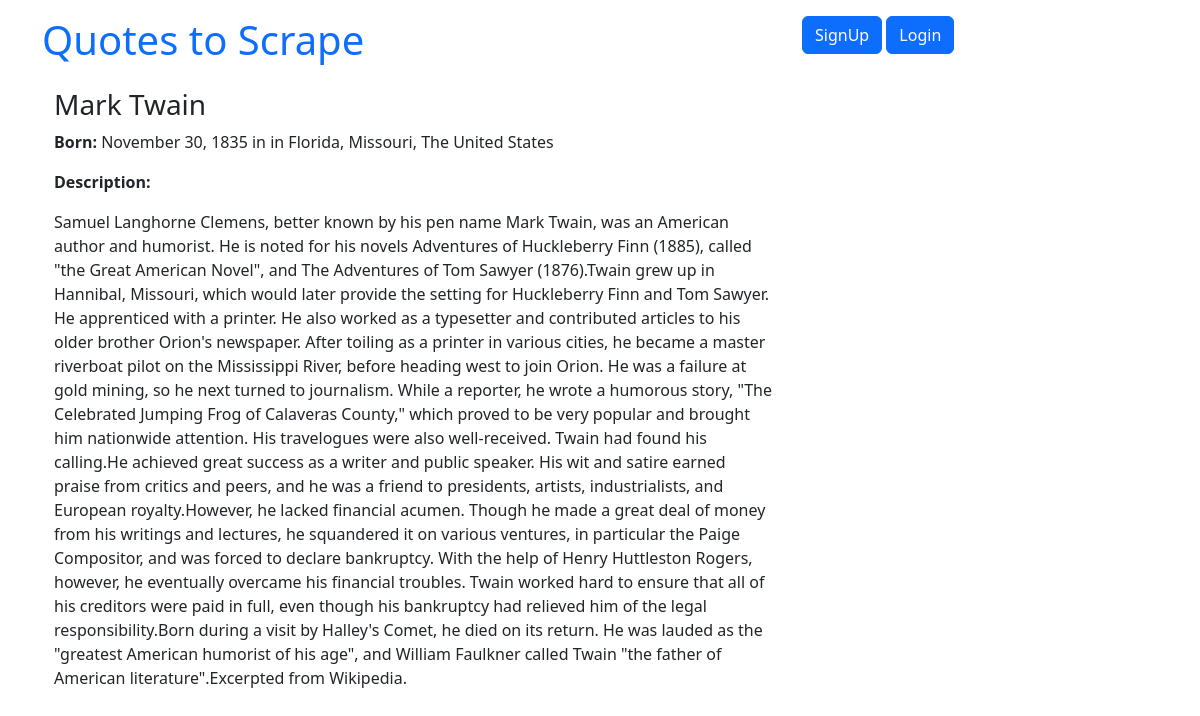
Screenshot of /quotes/11/ with the database file from the repository.
### quotes/models.py (models this page shows, shortened)
class Author(models.Model):
    fullname = models.CharField(max_length=50, unique=True)
    born_date = models.CharField(max_length=50)
    born_location = models.CharField(max_length=150)
    description = models.TextField()
    created_at = models.DateTimeField(auto_now_add=True)

### quotes/views.py (the view)
# urls.py: path('quotes/<int:author_id>/', views.author_page, name='author_page'),
def author_page(request, author_id):
    author = Author.objects.get(id=author_id)
    return render(request, 'author/author_page.html', {'author': author})

### quotes/templates/author/author_page.html
{% extends 'quotes/../quotes/../quotes/base.html' %}
{% block content %}
    <div class="container">
        <div class="row header-box">
            <div class="col-md-8">
                <div class="author-details">
                    <h3 class="author-title">{{ author.fullname }}</h3>
                    <p><strong>Born:</strong> <span class="author-born-date">{{ author.born_date }}</span> <span
                            class="author-born-location">in {{ author.born_location }}</span></p>
                    <p><strong>Description:</strong></p>
                    <div class="author-description">
                        {{ author.description }}
                    </div>
                </div>
{% endblock %}

### rows the page displays
Author: fullname "Mark Twain", born_date "November 30, 1835", born_location "in Florida, Missouri, The United States", description "Samuel Langhorne Clemens, better known by his pen name Mark Twain, was an American author and humorist. He is noted for his novels Adventures of Huckleberry Finn (1885), called \"the Great American Novel\", and The Adventures of Tom Sawyer (1876).Twain grew up in Hannibal, Missouri, which would later provide the setting for Huckleberry Finn and Tom Sawyer. He apprenticed with a printer. He also worked as a typesetter and contributed articles to his older brother Orion's newspaper. After toiling as a printer in various cities, he became a master riverboat pilot on the Mississippi River, before heading west to join Orion. He was a failure at gold mining, so he next turned to journalism. While a…"
